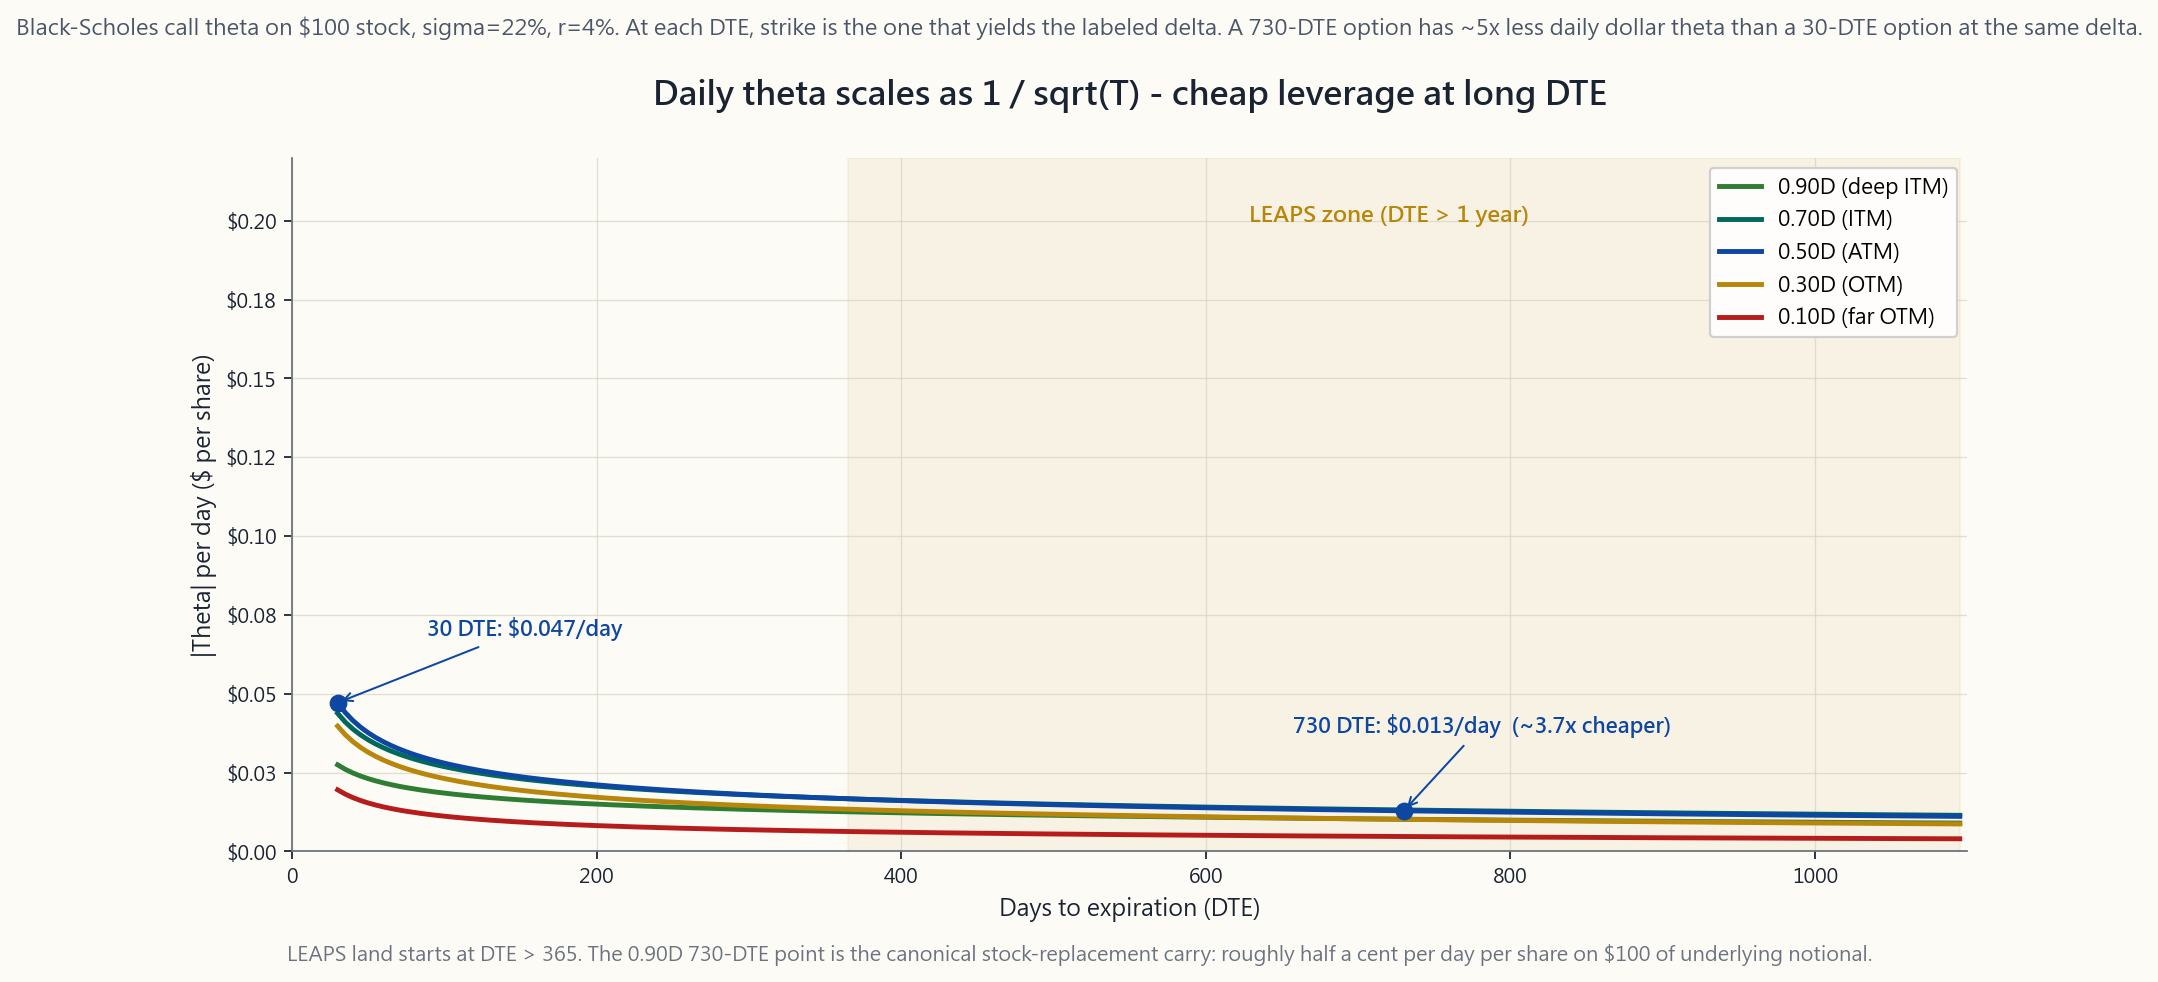

This figure's Python source:
"""Week 38, §2.2 - Daily theta vs DTE for 5 delta bands.

For each target delta in {0.10, 0.30, 0.50, 0.70, 0.90} we sweep DTE from
30 to 1095 days. At each DTE we solve for the strike that yields the
target delta on a $100 stock with sigma=22%, r=4%, q=0%, then evaluate
the Black-Scholes daily theta. The plot illustrates the 1/sqrt(T)
scaling: a 730-DTE option has roughly one-fifth the per-day dollar theta
of a 30-DTE option at the same delta.

Run:
    uv run python course/image/week38_leaps_theta.py
"""

from __future__ import annotations

import math
import sys
from pathlib import Path

import matplotlib.pyplot as plt
import numpy as np

sys.path.insert(0, str(Path(__file__).resolve().parents[1]))

from scripts.chart_helpers import (  # noqa: E402
    PALETTE_LIGHT,
    apply_cjk_font,
    render_for_all_locales,
    style_axes,
)

apply_cjk_font()
OUT_DIR = Path(__file__).parent
BASE = "week38_leaps_theta"

SQRT_2PI = math.sqrt(2.0 * math.pi)


def _Phi(x):
    return 0.5 * (1.0 + math.erf(x / math.sqrt(2.0)))


def _phi(x):
    return math.exp(-0.5 * x * x) / SQRT_2PI


def bsm_call_delta(S, K, T, sigma, r, q=0.0):
    sqrtT = math.sqrt(T)
    d1 = (math.log(S / K) + (r - q + 0.5 * sigma * sigma) * T) / (sigma * sqrtT)
    return math.exp(-q * T) * _Phi(d1)


def bsm_call_theta_per_day(S, K, T, sigma, r, q=0.0):
    sqrtT = math.sqrt(T)
    d1 = (math.log(S / K) + (r - q + 0.5 * sigma * sigma) * T) / (sigma * sqrtT)
    d2 = d1 - sigma * sqrtT
    theta_year = (
        -S * math.exp(-q * T) * _phi(d1) * sigma / (2.0 * sqrtT)
        - r * K * math.exp(-r * T) * _Phi(d2)
        + q * S * math.exp(-q * T) * _Phi(d1)
    )
    return theta_year / 365.0


def strike_for_delta(target_delta, S, T, sigma, r, q=0.0):
    """Bisection: find K such that BSM call delta equals target_delta."""
    # Higher K -> lower delta. Bracket K in [0.01*S, 5*S].
    lo, hi = 0.01 * S, 5.0 * S
    for _ in range(120):
        mid = 0.5 * (lo + hi)
        d = bsm_call_delta(S, mid, T, sigma, r, q)
        if d > target_delta:
            lo = mid  # need smaller delta -> larger K
        else:
            hi = mid
        if hi - lo < 1e-6:
            break
    return 0.5 * (lo + hi)


# Anchors.
S = 100.0
SIGMA = 0.22
RFREE = 0.04


def compute_curves():
    deltas = [0.90, 0.70, 0.50, 0.30, 0.10]
    dtes = np.arange(30, 1096, 5)  # 30..1095 days
    out = {}
    for d in deltas:
        thetas = []
        for dte in dtes:
            T = dte / 365.0
            K = strike_for_delta(d, S, T, SIGMA, RFREE)
            th = bsm_call_theta_per_day(S, K, T, SIGMA, RFREE)
            thetas.append(-th)  # absolute (positive) theta cost per day
        out[d] = (dtes, np.array(thetas))
    return out


LANG_STRINGS = {
    "en": {
        "title": "Daily theta scales as 1 / sqrt(T) - cheap leverage at long DTE",
        "subtitle": "Black-Scholes call theta on \\$100 stock, sigma=22%, r=4%. At each DTE, strike is the one that yields the labeled delta. A 730-DTE option has ~5x less daily dollar theta than a 30-DTE option at the same delta.",
        "xlabel": "Days to expiration (DTE)",
        "ylabel": "|Theta| per day (\\$ per share)",
        "footer": "LEAPS land starts at DTE > 365. The 0.90D 730-DTE point is the canonical stock-replacement carry: roughly half a cent per day per share on \\$100 of underlying notional.",
        "leaps_band": "LEAPS zone (DTE > 1 year)",
        "lbl_90": "0.90D (deep ITM)",
        "lbl_70": "0.70D (ITM)",
        "lbl_50": "0.50D (ATM)",
        "lbl_30": "0.30D (OTM)",
        "lbl_10": "0.10D (far OTM)",
    },
    "hk": {
        "title": "每日 theta 按 1 / sqrt(T) 縮放 - 長 DTE 是廉價槓桿",
        "subtitle": "Black-Scholes 認購 theta:股價 100 美元、sigma=22%、r=4%。每個 DTE 取對應目標 delta 的行使價。730 DTE 的每日美元 theta 約為 30 DTE 的五分之一(同 delta)。",
        "xlabel": "距到期日(DTE)",
        "ylabel": "每日 |Theta|(每股美元)",
        "footer": "LEAPS 區從 DTE > 365 開始。0.90D、730 DTE 點正是股票替代策略的成本:每天每股約半美分,對應 100 美元名義敞口。",
        "leaps_band": "LEAPS 區(DTE > 1 年)",
        "lbl_90": "0.90D(深度價內)",
        "lbl_70": "0.70D(價內)",
        "lbl_50": "0.50D(價平)",
        "lbl_30": "0.30D(價外)",
        "lbl_10": "0.10D(深度價外)",
    },
    "tw": {
        "title": "每日 theta 以 1 / sqrt(T) 縮放 - 長 DTE 即廉價槓桿",
        "subtitle": "Black-Scholes 買權 theta:股價 100 美元、sigma=22%、r=4%。每個 DTE 取對應目標 delta 的履約價。730 DTE 每日美元 theta 約為 30 DTE 的五分之一(同 delta)。",
        "xlabel": "距到期日(DTE)",
        "ylabel": "每日 |Theta|(每股美元)",
        "footer": "LEAPS 區由 DTE > 365 起。0.90D、730 DTE 點即股票替代策略的成本:每日每股約半美分,對應 100 美元名義部位。",
        "leaps_band": "LEAPS 區(DTE > 1 年)",
        "lbl_90": "0.90D(深價內)",
        "lbl_70": "0.70D(價內)",
        "lbl_50": "0.50D(價平)",
        "lbl_30": "0.30D(價外)",
        "lbl_10": "0.10D(深價外)",
    },
    "cn": {
        "title": "每日 theta 按 1 / sqrt(T) 缩放 - 长 DTE 即廉价杠杆",
        "subtitle": "Black-Scholes 看涨 theta:股价 100 美元、sigma=22%、r=4%。各 DTE 取符合目标 delta 的行权价。730 DTE 每日美元 theta 约为 30 DTE 的五分之一(同 delta)。",
        "xlabel": "距到期日(DTE)",
        "ylabel": "每日 |Theta|(每股美元)",
        "footer": "LEAPS 区由 DTE > 365 起。0.90D、730 DTE 点即股票替代的成本:每天每股约半美分,对应 100 美元名义敞口。",
        "leaps_band": "LEAPS 区(DTE > 1 年)",
        "lbl_90": "0.90D(深度价内)",
        "lbl_70": "0.70D(价内)",
        "lbl_50": "0.50D(价平)",
        "lbl_30": "0.30D(价外)",
        "lbl_10": "0.10D(深度价外)",
    },
}


def build_fig(s):
    p = PALETTE_LIGHT
    curves = compute_curves()

    fig, ax = plt.subplots(figsize=(11.4, 6.4), dpi=150)
    style_axes(ax, p)

    color_map = {
        0.90: p["green"],
        0.70: p["teal"],
        0.50: p["blue"],
        0.30: p["accent"],
        0.10: p["red"],
    }
    label_map = {
        0.90: s["lbl_90"], 0.70: s["lbl_70"], 0.50: s["lbl_50"],
        0.30: s["lbl_30"], 0.10: s["lbl_10"],
    }

    # Shade LEAPS zone (DTE > 365).
    ax.axvspan(365, 1095, color=p["accent"], alpha=0.07, zorder=0)
    ax.text(
        720, 0.205, s["leaps_band"], ha="center", va="top",
        fontsize=10, color=p["accent"], fontweight="bold",
    )

    for d in [0.90, 0.70, 0.50, 0.30, 0.10]:
        x, y = curves[d]
        ax.plot(x, y, color=color_map[d], linewidth=2.2, label=label_map[d])

    # Annotate ratio markers at DTE=30 and DTE=730 for ATM line.
    x50, y50 = curves[0.50]
    i30 = int(np.where(x50 == 30)[0][0])
    i730 = int(np.where(x50 == 730)[0][0])
    ax.plot([30, 730], [y50[i30], y50[i730]], "o", color=p["blue"],
            markersize=7, zorder=5)
    ax.annotate(
        f"30 DTE: \\${y50[i30]:.3f}/day",
        xy=(30, y50[i30]), xytext=(40, 30), textcoords="offset points",
        fontsize=9.5, color=p["blue"], fontweight="bold",
        arrowprops=dict(arrowstyle="->", color=p["blue"], lw=0.9),
    )
    ax.annotate(
        f"730 DTE: \\${y50[i730]:.3f}/day  (~{y50[i30]/y50[i730]:.1f}x cheaper)",
        xy=(730, y50[i730]), xytext=(-50, 35), textcoords="offset points",
        fontsize=9.5, color=p["blue"], fontweight="bold",
        arrowprops=dict(arrowstyle="->", color=p["blue"], lw=0.9),
    )

    ax.set_xlabel(s["xlabel"], fontsize=10.5, color=p["fg"])
    ax.set_ylabel(s["ylabel"], fontsize=10.5, color=p["fg"])
    ax.set_xlim(0, 1100)
    ax.set_ylim(0, 0.22)
    ax.yaxis.set_major_formatter(plt.FuncFormatter(lambda v, _: f"\\${v:.2f}"))

    ax.set_title(s["title"], pad=24, fontsize=15, fontweight="bold")
    fig.text(0.5, 0.93, s["subtitle"], ha="center",
             fontsize=10.0, color="#4a5568", style="italic")
    fig.text(0.5, 0.025, s["footer"], ha="center",
             fontsize=9.2, color=p["muted"], style="italic")

    ax.legend(loc="upper right", framealpha=0.92, fontsize=9.5)
    fig.tight_layout(rect=[0, 0.04, 1, 0.91])
    return fig


if __name__ == "__main__":
    paths = render_for_all_locales(BASE, OUT_DIR, build_fig, LANG_STRINGS)
    print("Wrote:")
    for q in paths:
        print(" ", q)
